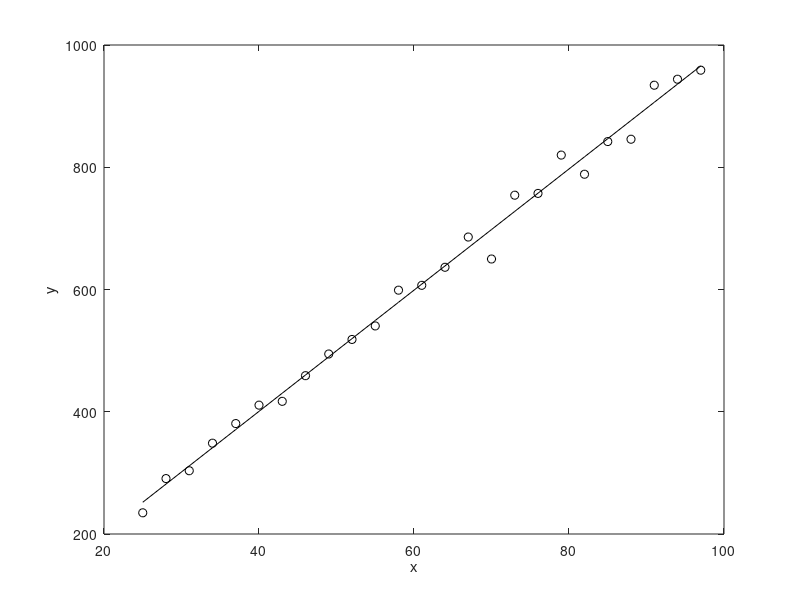

Here is the MATLAB script that generated this plot: (Note: this script raises an error after producing the figure.)
% Example 2.3
% from Parameter Estimation and Inverse Problems, 3rd edition, 2018
% by R. Aster, B. Borchers, C. Thurber

% make sure we have a clean environment
clear
rand('state',0);
randn('state',0);

% Generate the x and y values
x=(25:3:97)';
ytrue=10*x;
N=length(x);

% compute the noisy y values
y=ytrue+0.05*randn(size(x)).*ytrue;

% Do the regression.  
G=[ones(size(x)) x];
m=inv(G'*G)*G'*y;

% display the model.
disp('the model parameters are');
m

% Compute the modeled y's.
ymod=G*m;

% Compute the residuals and estimate s and C.
r=ymod-y;
s=sqrt(norm(r)^2/(N-2))
C=s^2*inv(G'*G)

% Compute confidence intervals for the parameters.
disp('half widths')
hw=tinv(0.975,N-2)*sqrt(diag(C))

% Plots
%  1. Data and fitted line.
%  2. residuals.
figure(1)
clf
plot(x,y,'ko');
hold on
plot(x,ymod,'k');
xlabel('x');
ylabel('y');
bookfonts

disp('Displaying Data and Linear Regression Line (fig 1)')
print -deps2 c2ffitted.eps

figure(2)
clf
plot(x,y-ymod,'ko');
xlabel('x');
ylabel('r');
bookfonts

disp('Displaying Model Residuals vs. x (fig 2)');
print -deps2 c2fresid.eps

% Now, look at the scaled problem.
% W has the inverse of the y values on the diagonal
W=inv(diag(y));
Gw=W*G;
yw=W*y;
mw=inv(Gw'*Gw)*Gw'*yw;

% display the model.
disp('the model parameters are');
mw

% Compute the modeled weighted y's.
ymodW=Gw*mw;

% Compute the residuals and estimate s and C.
rw=ymodW-yw;
sw=sqrt(norm(rw)^2/(N-2))
Cw=sw^2*inv(Gw'*Gw)

% Compute confidence intervals for the parameters.
disp('half widths')
hww=tinv(0.975,N-2)*sqrt(diag(Cw))

% Compute the modeled unweighted y's.
ymodw=G*mw;

% Plots
%  3. Data and fitted line.
%  4. residuals.
figure(3)
clf
plot(x,y,'ko');
hold on
plot(x,ymodw,'k');
xlabel('x');
ylabel('y');
bookfonts

disp('Displaying Data and Weighted Linear Regression Line (fig 3)');
print -deps2 c2ffittedsc.eps

figure(4)
clf
plot(x,rw,'ko');
xlabel('x');
ylabel('r');
bookfonts

disp('Displaying Weighted Model Residuals vs. x (fig 4)');
print -deps2 c2fresidsc.eps
